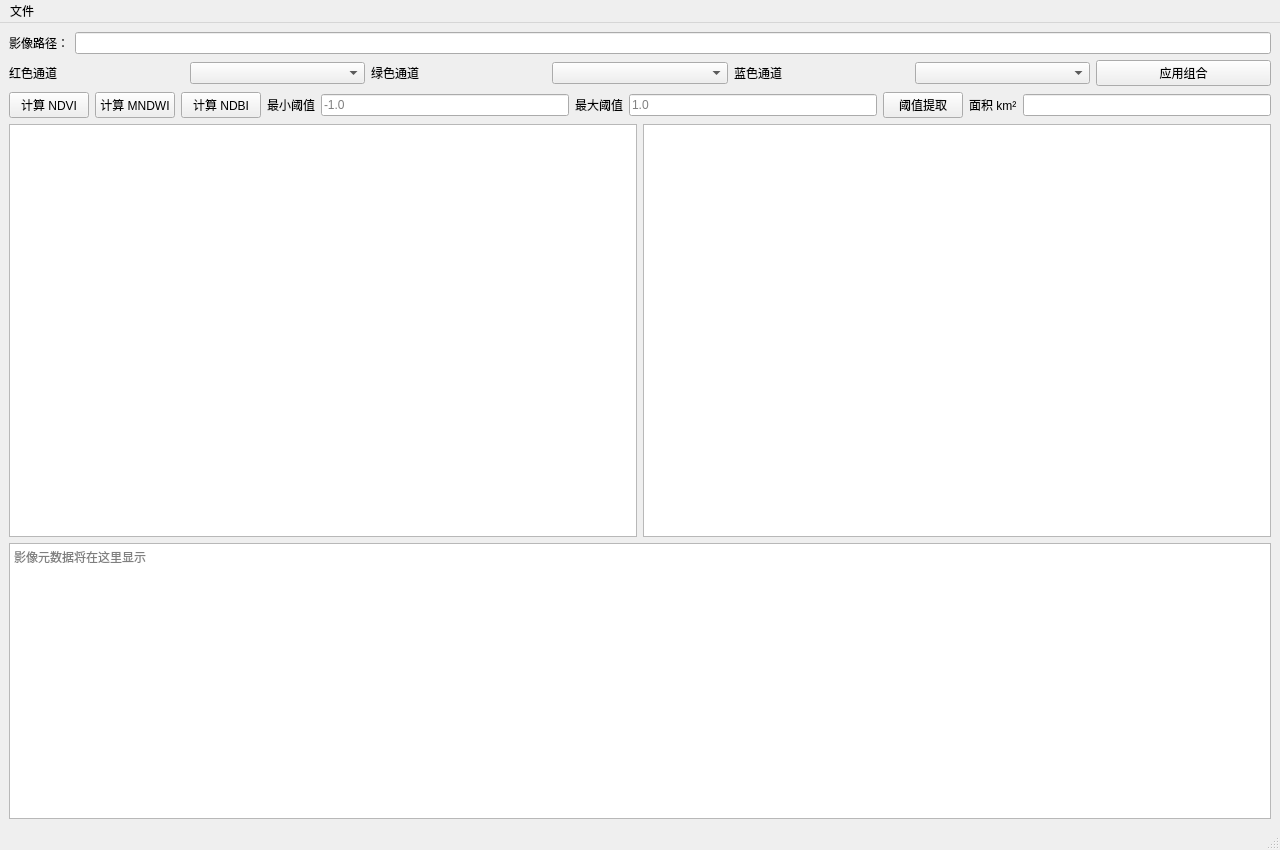
<?xml version="1.0" encoding="UTF-8"?>
<ui version="4.0">
 <class>MainWindow</class>
 <widget class="QMainWindow" name="MainWindow">
  <property name="geometry">
   <rect>
    <x>0</x>
    <y>0</y>
    <width>1280</width>
    <height>850</height>
   </rect>
  </property>
   <property name="minimumSize">
    <size>
     <width>1000</width>
     <height>700</height>
    </size>
   </property>
  <property name="windowTitle">
   <string>遥感影像处理系统</string>
  </property>
  <widget class="QWidget" name="centralwidget">
   <layout class="QVBoxLayout" name="verticalLayout">
    <item>
     <layout class="QHBoxLayout" name="horizontalLayout">
      <item>
       <widget class="QLabel" name="labelPath">
        <property name="text">
         <string>影像路径：</string>
        </property>
       </widget>
      </item>
      <item>
       <widget class="QLineEdit" name="path">
        <property name="readOnly">
         <bool>true</bool>
        </property>
       </widget>
      </item>
     </layout>
    </item>
    <item>
     <layout class="QHBoxLayout" name="horizontalLayout_3">
      <item>
       <widget class="QLabel" name="label">
        <property name="text">
         <string>红色通道</string>
        </property>
       </widget>
      </item>
      <item>
       <widget class="QComboBox" name="b1"/>
      </item>
      <item>
       <widget class="QLabel" name="label_2">
        <property name="text">
         <string>绿色通道</string>
        </property>
       </widget>
      </item>
      <item>
       <widget class="QComboBox" name="b2"/>
      </item>
      <item>
       <widget class="QLabel" name="label_3">
        <property name="text">
         <string>蓝色通道</string>
        </property>
       </widget>
      </item>
      <item>
       <widget class="QComboBox" name="b3"/>
      </item>
      <item>
       <widget class="QPushButton" name="b_ok">
        <property name="text">
         <string>应用组合</string>
        </property>
       </widget>
      </item>
     </layout>
    </item>
    <item>
     <layout class="QHBoxLayout" name="horizontalLayout_4">
      <item>
       <widget class="QPushButton" name="veg">
        <property name="text">
         <string>计算 NDVI</string>
        </property>
       </widget>
      </item>
      <item>
       <widget class="QPushButton" name="water_2">
        <property name="text">
         <string>计算 MNDWI</string>
        </property>
       </widget>
      </item>
      <item>
       <widget class="QPushButton" name="nowater_2">
        <property name="text">
         <string>计算 NDBI</string>
        </property>
       </widget>
      </item>
      <item>
       <widget class="QLabel" name="label_4">
        <property name="text">
         <string>最小阈值</string>
        </property>
       </widget>
      </item>
      <item>
       <widget class="QLineEdit" name="gt1">
        <property name="placeholderText">
         <string>-1.0</string>
        </property>
       </widget>
      </item>
      <item>
       <widget class="QLabel" name="label_5">
        <property name="text">
         <string>最大阈值</string>
        </property>
       </widget>
      </item>
      <item>
       <widget class="QLineEdit" name="gt2">
        <property name="placeholderText">
         <string>1.0</string>
        </property>
       </widget>
      </item>
      <item>
       <widget class="QPushButton" name="gt">
        <property name="text">
         <string>阈值提取</string>
        </property>
       </widget>
      </item>
      <item>
       <widget class="QLabel" name="label_6">
        <property name="text">
         <string>面积 km²</string>
        </property>
       </widget>
      </item>
      <item>
       <widget class="QLineEdit" name="area">
        <property name="readOnly">
         <bool>true</bool>
        </property>
       </widget>
      </item>
     </layout>
    </item>
    <item>
      <layout class="QVBoxLayout" name="displayLayout" stretch="3,2">
       <item>
        <layout class="QHBoxLayout" name="imageLayout" stretch="1,1">
         <item>
          <widget class="QGraphicsView" name="graphicsView"/>
         </item>
         <item>
          <widget class="QGraphicsView" name="graphicsView_2"/>
         </item>
        </layout>
       </item>
       <item>
        <widget class="QTextEdit" name="information">
         <property name="minimumSize">
          <size>
           <width>0</width>
           <height>180</height>
          </size>
         </property>
         <property name="readOnly">
          <bool>true</bool>
         </property>
         <property name="placeholderText">
          <string>影像元数据将在这里显示</string>
         </property>
        </widget>
       </item>
      </layout>
    </item>
   </layout>
  </widget>
  <widget class="QMenuBar" name="menubar">
   <property name="geometry">
    <rect>
     <x>0</x>
     <y>0</y>
     <width>800</width>
     <height>22</height>
    </rect>
   </property>
   <widget class="QMenu" name="menu">
    <property name="title">
     <string>文件</string>
    </property>
    <addaction name="actionopen"/>
    <addaction name="actionsave"/>
    <addaction name="actionwarehousing"/>
   </widget>
   <addaction name="menu"/>
  </widget>
  <widget class="QStatusBar" name="statusbar"/>
  <action name="actionopen">
   <property name="text">
    <string>打开影像</string>
   </property>
   <property name="shortcut">
    <string>Ctrl+O</string>
   </property>
  </action>
  <action name="actionsave">
   <property name="text">
    <string>保存结果</string>
   </property>
  </action>
  <action name="actionwarehousing">
   <property name="text">
    <string>结果入库</string>
   </property>
  </action>
 </widget>
 <resources/>
 <connections/>
</ui>
